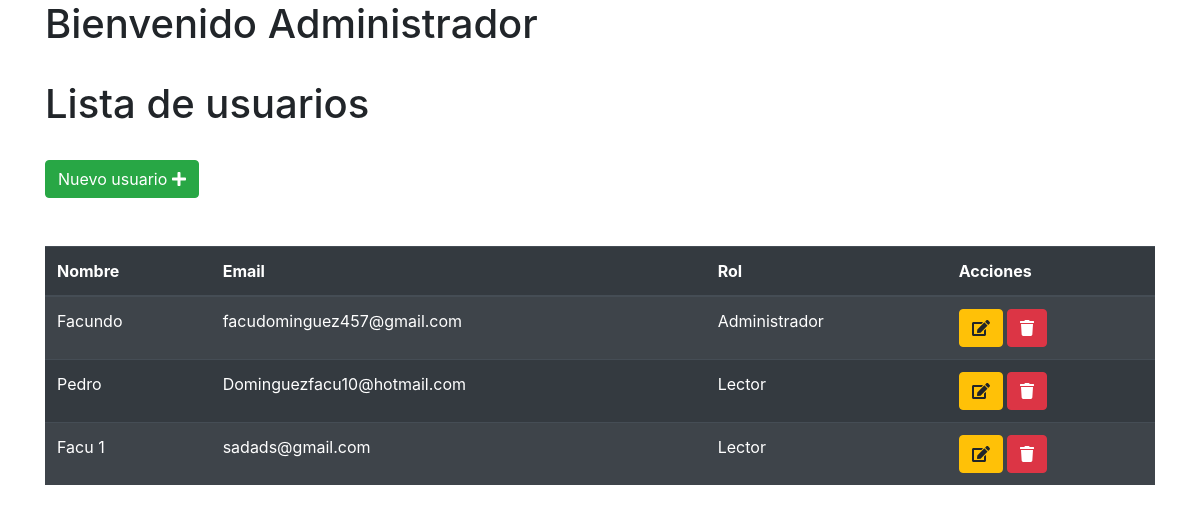
The app's page /src/modulos/usuario.php, older data.
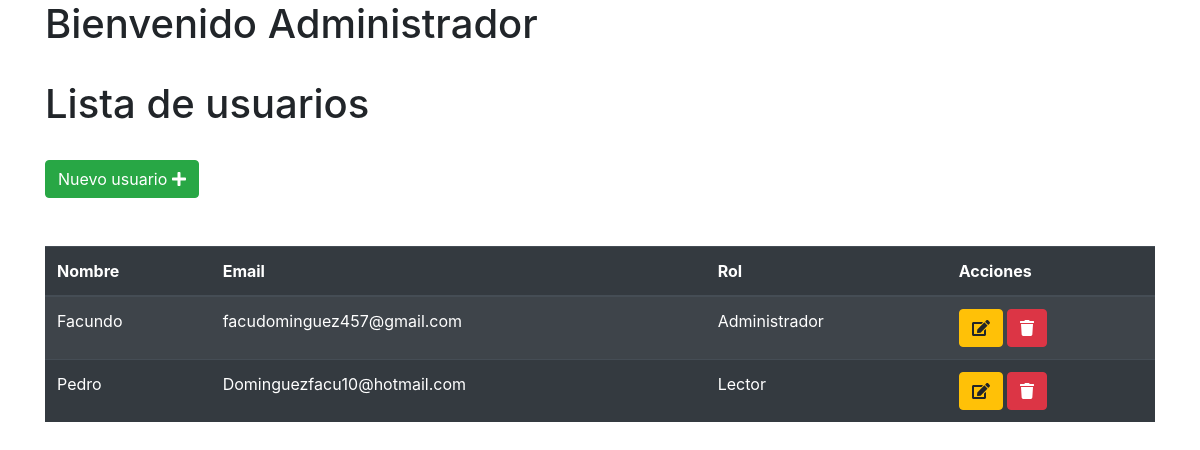
The same page, newer data.
### tables this page shows
CREATE TABLE `clientes` (
  `id` int(11) NOT NULL,
  `email` varchar(50) NOT NULL,
  `clave` varchar(50) NOT NULL,
  `nombre` varchar(50) NOT NULL,
  `rol` int(11) NOT NULL
);

CREATE TABLE `permisos` (
  `id` int(11) NOT NULL,
  `rol` varchar(50) NOT NULL
);

### src/modulos/usuario.php (the view, shortened to what this page needs)
<!DOCTYPE html>
<html lang="en">
<head>
    <link rel="stylesheet" href="https://cdn.jsdelivr.net/npm/bootstrap@4.4.1/dist/css/bootstrap.min.css">
</head>
<div class="container is-fluid">
    <div class="col-xs-12">
        <h1>Bienvenido Administrador <?php echo $_SESSION['nombre_usuario']; ?></h1>
        <br>
        <h1>Lista de usuarios</h1>
        <br>
        <div>
            <a class="btn btn-success" href="index.php?modulo=registro">Nuevo usuario
                <i class="fa fa-plus"></i>
            </a>
        </div>
        <br>
        <br>
        <table class="table table-striped table-dark " id="table_id">
            <thead>
                <tr>
                    <th>Nombre</th>
                    <th>Email</th>
                    <th>Rol</th>
                    <th>Acciones</th>
                </tr>
            </thead>
            <tbody>
                <?php
                $SQL = "SELECT clientes.id, clientes.nombre, clientes.email,
                 permisos.rol FROM clientes
                LEFT JOIN permisos ON clientes.rol = permisos.id";
                $dato = mysqli_query($con, $SQL);
                if ($dato->num_rows > 0) {
                    while ($fila = mysqli_fetch_array($dato)) {
                ?>
                        <tr>
                            <td><?php echo $fila['nombre']; ?></td>
                            <td><?php echo $fila['email']; ?></td>
                            <td><?php echo $fila['rol']; ?></td>
                            <td>
                                <a class="btn btn-warning" href="index.php?modulo=editar_usuario&id=<?php echo $fila['id'] ?> ">
                                    <i class="fa fa-edit"></i>
                                </a>
                                <a class="btn btn-danger" href="index.php?modulo=eliminar_usuario&id=<?php echo $fila['id'] ?>">
                                    <i class="fa fa-trash"></i>
                                </a>
                            </td>
                        </tr>
                    <?php
                    }
                } else {
                    ?>
                    <tr class="text-center">
                        <td colspan="16">No existen registros</td>
                    </tr>
                <?php
                }
                ?>
                </body>
        </table>
</html>

Row changes from the older to the newer data that the page shows:
removed clientes: nombre "Facu 1", email "sadads@gmail.com", permisos.rol "Lector"
